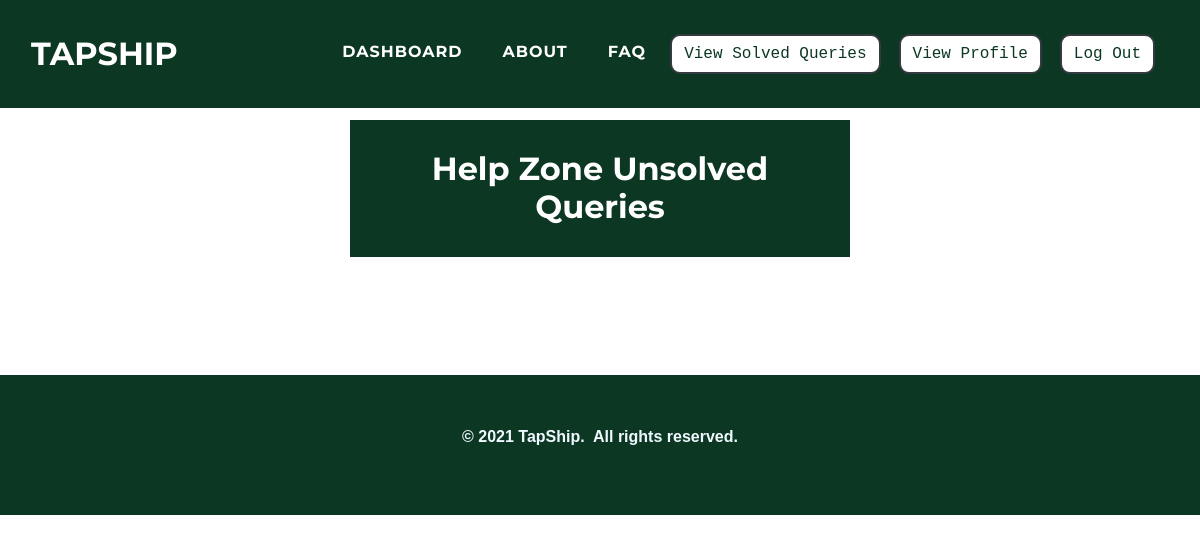
The page /admin/helpzoneunsolvedqueries.php (signed in) on the database as committed earlier.
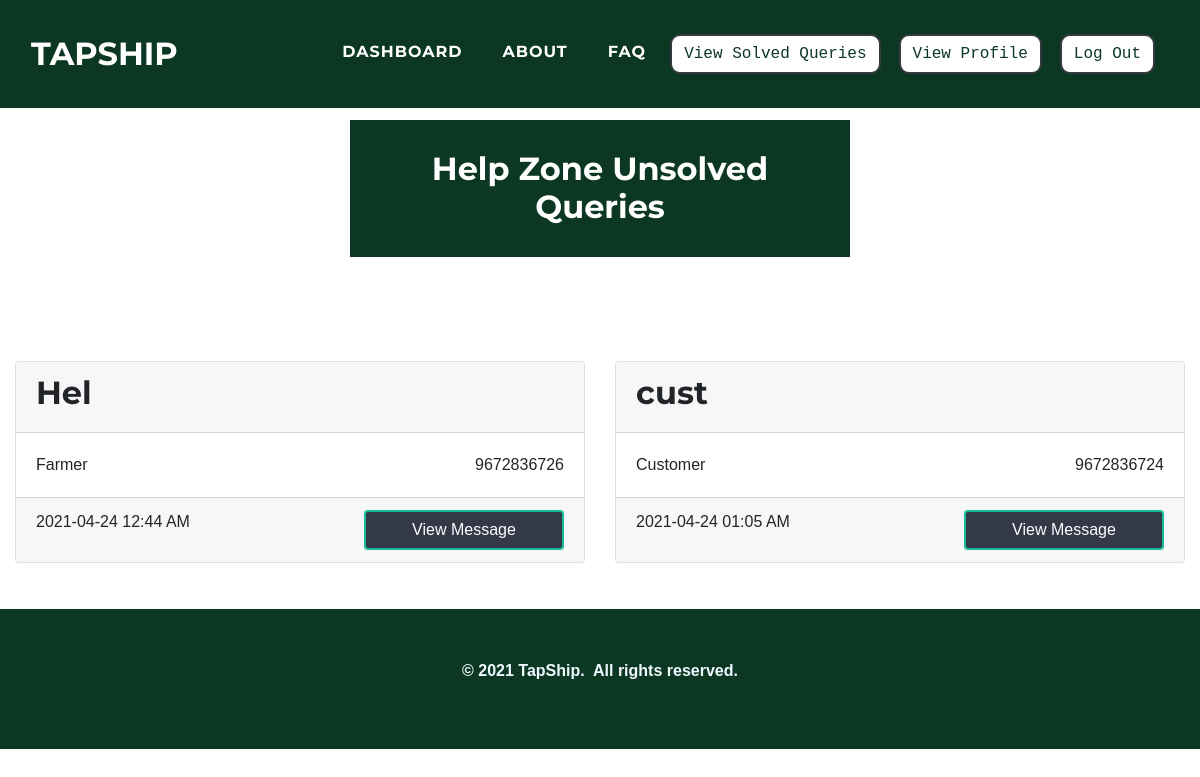
The same page on the database as committed later.
### tables this page shows
CREATE TABLE `queries` (
  `q_id` int(11) NOT NULL,
  `q_subject` varchar(100) NOT NULL,
  `q_message` text NOT NULL,
  `q_by_type` varchar(30) NOT NULL,
  `q_mobile_no` varchar(25) NOT NULL,
  `q_date` varchar(30) DEFAULT NULL,
  `q_time` varchar(30) DEFAULT NULL,
  `q_status` varchar(10) DEFAULT NULL
);

### admin/helpzoneunsolvedqueries.php (the view, shortened to what this page needs)
<?php
$res = $_SESSION["sessionid"];
$a_name = $res;
?>
<!DOCTYPE html>
<html>
<head>
    <link rel="stylesheet" href="../assets/bootstrap/css/bootstrap.min.css">
    <link rel="stylesheet" href="../assets/fonts/font-awesome.min.css">
    <link rel="stylesheet" href="../assets/fonts/ionicons.min.css">
    <link rel="stylesheet" href="../assets/css/Article-List.css">
    <link rel="stylesheet" href="../assets/css/Features-Boxed.css">
    <link rel="stylesheet" href="../assets/css/Footer-Dark.css">
    <link rel="stylesheet" href="../assets/css/Highlight-Blue.css">
    <link rel="stylesheet" href="https://cdnjs.cloudflare.com/ajax/libs/animate.css/3.5.2/animate.min.css">
    <link rel="stylesheet" href="https://cdnjs.cloudflare.com/ajax/libs/aos/2.2.0/aos.css">
    <link rel="stylesheet" href="../assets/css/Login-Form-Clean.css">
    <link rel="stylesheet" href="../assets/css/table-style.css" />
    <link rel="stylesheet" href="../assets/css/card-hover.css">
</head>
<body id="page-top">
    <nav class="navbar navbar-light navbar-expand-lg fixed-top text-uppercase" id="mainNav" style="background: #0c3823;">
        <div class="container-fluid">
            <a class="navbar-brand js-scroll-trigger" data-bs-hover-animate="pulse" href="../index.php" style="font-family: Montserrat, sans-serif;">TAPSHIP</a>
            <div class="collapse navbar-collapse" id="navbarResponsive">
                <ul class="nav navbar-nav ml-auto">
                    <li class="nav-item mx-0 mx-lg-1"><a class="nav-link py-3 px-0 px-lg-3 rounded js-scroll-trigger" data-bs-hover-animate="pulse" href="index.php" style="filter: contrast(100%) grayscale(0%) hue-rotate(0deg) invert(0%) sepia(0%);">DASHBOARD</a></li>
                    <li class="nav-item mx-0 mx-lg-1"><a class="nav-link py-3 px-0 px-lg-3 rounded js-scroll-trigger" data-bs-hover-animate="pulse" href="../about.php">ABOUT</a></li>
                    <li class="nav-item mx-0 mx-lg-1"><a class="nav-link py-3 px-0 px-lg-3 rounded js-scroll-trigger" data-bs-hover-animate="pulse" href="../faq.php">FAQ</a></li>
                    <li class="nav-item mx-0 mx-lg-1"><a href="helpzonesolvedqueries.php"><button class="btn btn-dark text-monospace" data-bs-hover-animate="pulse" type="button" style="margin: 10px;background: rgb(255,255,255);color: #0c3823;margin-left: 0;border-radius: 10px;">View Solved Queries</button></a></li>
                    <li class="nav-item mx-0 mx-lg-1"><a href="updateprofile.php?a_name=<?php echo $a_name; ?>"><button class="btn btn-dark text-monospace" data-bs-hover-animate="pulse" type="button" style="margin: 10px;background: rgb(255,255,255);color: #0c3823;margin-left: 0;border-radius: 10px;">View Profile</button></a></li>
                    <li class="nav-item mx-0 mx-lg-1"><a href="../admin/logout-script.php"><button class="btn btn-dark text-monospace" data-bs-hover-animate="pulse" type="button" style="margin: 10px;background: rgb(255,255,255);color: #0c3823;margin-left: 0;border-radius: 10px;">Log Out</button></a></li>
                </ul>
            </div>
        </div>
    </nav>
    <div class="features-boxed">
        <div class="container-fluid" style="background: #ffffff;">
            <div class="intro" style="background: #0c3823;margin-top: 120px;margin-bottom: 30px;">
                <h2 class="text-center" data-aos="fade" style="color: rgb(255,255,255);padding: 30px;margin-bottom: 0px;">Help Zone Unsolved Queries</h2>
            </div>
        </div>
    </div>
    <br><br>
    <?php
    $con = mysqli_connect("localhost", "root", "", "tapship");
    $query = "SELECT * FROM queries where q_status = '0'";
    $res = mysqli_query($con, $query);
    ?>
    <div class="container-fluid">
        <div class="row" style="margin-top: 10px;">
            <?php while ($row = mysqli_fetch_assoc($res)) { ?>
                <div class="col-md-12 col-xl-6 mb-6 my-3">
                    <div class="card">
                        <div class="card-header">
                            <h2><?php echo $row['q_subject']; ?></h2>
                        </div>
                        <div class="card-body"><?php echo $row['q_by_type'] ?><span style="float: right"><?php echo $row['q_mobile_no']; ?></span></div>
                        <div class="card-footer" style=""><span style="float: left"><?php echo $row['q_date'] . " " . $row['q_time']; ?></span><button class="btn btn-primary float-right " type="button" data-toggle="modal" data-target="#myModal" style="background-color: rgb(52,57,72); width: 200px;">View Message</button></div>
                    </div>
                </div>
            <?php
            }
            ?>
        </div>
    </div>
    <div class="footer-dark" style="background: rgb(12,56,35); margin-top: 30px;">
        <footer>
            <div class="container-fluid">
                <p style="text-align: center;"><strong>© 2021 TapShip.&nbsp; All rights reserved.</strong><br></p>
            </div>
        </footer>
    </div>
</body>
</html>

Rows that differ between the two databases and show on the page:
added queries: q_subject "Hel", q_by_type "Farmer", q_mobile_no "9672836726", q_date "2021-04-24", q_time "12:44 AM"
added queries: q_subject "cust", q_by_type "Customer", q_mobile_no "9672836724", q_date "2021-04-24", q_time "01:05 AM"
